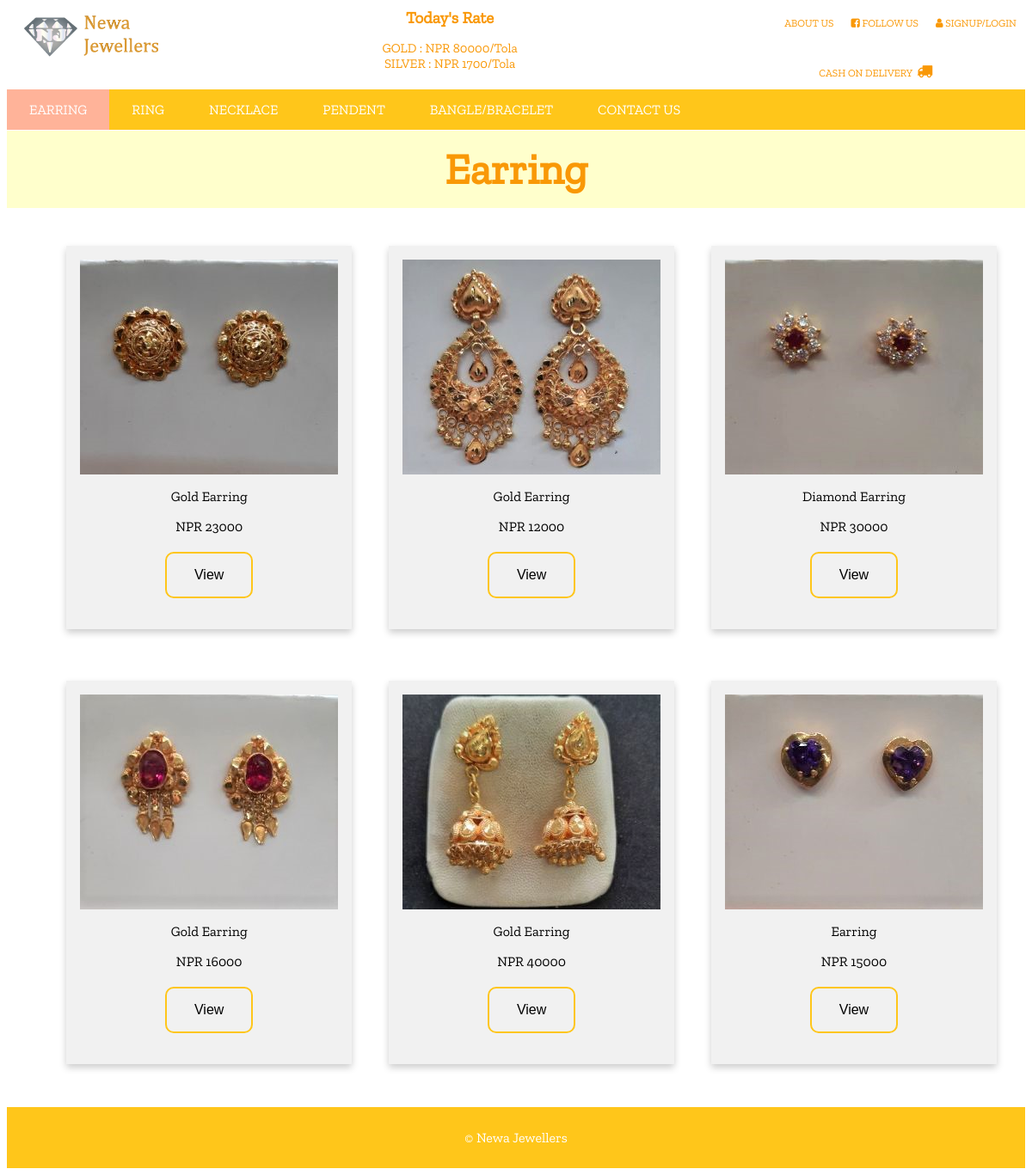
Screenshot of /earring.php with the database file from the repository.
### tables this page shows
CREATE TABLE `rate` (
  `ID` int(5) NOT NULL,
  `ELEMENTS` varchar(50) NOT NULL,
  `RATE` int(20) NOT NULL
);

CREATE TABLE `earring` (
  `Id` int(255) NOT NULL,
  `Image` varchar(255) NOT NULL,
  `Name` varchar(255) NOT NULL,
  `Price` float NOT NULL,
  `Details` varchar(10000) NOT NULL
);

### earring.php (the view, shortened to what this page needs)
<link rel="stylesheet" type="text/css" href="card.css">
<?php
  $page='earring';
  include 'upperPartNavbar.php';
?>
<h1 class="heading">Earring</h1>
   <div class="row">
<?php
$con=mysqli_connect('localhost','root');
mysqli_select_db($con, 'product');
$query="SELECT `Id`,`Image`, `Name`, `Price`,`Details` FROM `earring` ORDER BY id ASC ";
$queryfire=mysqli_query($con, $query);
$num=mysqli_num_rows($queryfire);
if ($num>0) {
	while ($product1=mysqli_fetch_array($queryfire)) {
		?>
		<form action="" method="post">
	     <div class="column">
			<div class="card">
        <div class="card-body">
        	<img src="<?php echo
        	 $product1['Image'];?>" alt="earring" width="300px" height="250px">
           <p class="text">
        	 <?php
        	echo $product1['Name'];
        	?>
            </p>
            <p class="text">
        	 <?php
        	echo "NPR"."&nbsp" .$product1['Price'];
        	?>
            </p>
            <p class="text">
        	  <button type="submit" class="view4"> <a href="eview.php?ab=<?php echo $product1['Image'] ?>">View</a></button>
            </p>
        </div>
       </div>
       </div>
        </form>
		<?php
	}
}
?>
</div>
 <?php
  include 'footer.php';
?>

### upperPartNavbar.php (shortened to what this page needs)
<?php
include_once 'includes/ratedb.php';
?>
<link rel="stylesheet" type="text/css" href="styleFE.css">
<link rel="stylesheet" type="text/css" href="https://stackpath.bootstrapcdn.com/font-awesome/4.7.0/css/font-awesome.min.css">
<div class="container">
<div class="left"><a href="index.php"><img src="Images/logo - Copy.png" id="logo"></a></div>
<div class="center"><h1 id="head">Today's Rate</h1>
	<p id="rateDisplay">
	<?php
      $sql="SELECT * FROM rate;";
      $result= mysqli_query($conn, $sql);
      $resultCheck= mysqli_num_rows($result);
      if ($resultCheck>0) {
      	while ($row= mysqli_fetch_assoc($result))
      	{
      	   echo $row['ELEMENTS']." ".": ";
      	   echo "NPR"."&nbsp".$row['RATE']."/Tola"."<br>";
      	}
       }
   ?>
 </p>
 </div>
 <div class="right">
 	<ul>
 	<li><a href="about.php">ABOUT US</a></li>
 	<li><a href="https://www.facebook.com/newajewellers/" target="_blank" rel="noopener noreferrer"><i class="fa fa-facebook-square" aria-hidden="true"></i> FOLLOW US</a></li>
 	<li><a href="checkLogin.php"><i class="fa fa-user" aria-hidden="true"></i> SIGNUP/LOGIN</a></li>
 	<br>
 	<br>
 	<br>
  <li>
    <p id="cash">CASH ON DELIVERY &nbsp;<i class="fa fa-truck" aria-hidden="true" style="font-size: 1.5em;"></i></p>
  </li>
</ul>
 </div>
</div>
<div id="navbar">
	<ul>
	<li class="<?php if($page=='earring'){echo 'active';}?>"><a href="earring.php">EARRING</a></li>
	<li class="<?php if($page=='ring'){echo 'active';}?>"><a href="ring.php">RING</a></li>
	<li class="<?php if($page=='necklace'){echo 'active';}?>"><a href="necklace.php">NECKLACE</a></li>
	<li class="<?php if($page=='pendent'){echo 'active';}?>"><a href="pendent.php">PENDENT</a></li>
	<li class="<?php if($page=='bangle'){echo 'active';}?>"><a href="bangle.php">BANGLE/BRACELET</a></li>
	<li class="<?php if($page=='contact'){echo 'active';}?>"><a href="contact.php">CONTACT US</a></li>
     </ul>
	</div>

### card.css (style rules this page uses)
* { box-sizing: border-box; }
.column { float: left; width: 33.33%; padding: 0 10px; margin-bottom: 50px; }
.row { margin-left: 5%; }
.row:after { content: ""; display: table; clear: both; }
.card { box-shadow: 0 4px 8px 0 rgba(0, 0, 0, 0.2); padding: 16px; float: left; display: flex; margin-top: 10px; text-align: center; background-color: #f1f1f1; }
.heading { text-align: center; font-size: 50px; margin-top: 1px; padding: 15px; color: #f99806; background:#ffffcc; }
.card-body button[type="submit"] { background-color: #f1f1f1; color: black; border: 2px solid #ffc61a; border-radius: 10px; padding: 16px 32px; text-align: center; text-decoration: none; display: inline-block; font-size: 16px; margin: 4px 2px; transition-duration: 0.4s; cursor: pointer; }
.card-body p button a { text-decoration: none; }
.card-body p button a:link { color: black; }

### styleFE.css (style rules this page uses)
#logo { margin-top: 10px; margin-left: 20px; }
.container { display: flex; }
.left { float: left; }
.center { display: inline-block; margin: 0 auto; color: #f99806; }
.right ul { font-size: 12px; list-style-type: none; }
.right li { color: #f99806; float: left; }
.right li a { padding:10px; text-decoration: none; color: #f99806; }
#cash { font-size: 15px; margin-left: 60px; }
#head { font-size: 19px; margin-top:1px; text-align: center; }
#rateDisplay { font-size: 15px; text-align: center; }
#navbar ul { list-style-type: none; margin: 0; padding: 0; overflow: hidden; background-color: #ffc61a; top: 0; }
#navbar li { float: left; }
#navbar li a { display: block; color: white; text-align: center; padding: 14px 26px; text-decoration: none; }
#navbar .active { background-color: #ffb399; }

### upperPartNavbar.php (style rules this page uses)
#cash { font-size: 12px; margin-left: 50px; }

### rows the page displays
rate: ELEMENTS "GOLD", RATE "80000"
rate: ELEMENTS "SILVER", RATE "1700"
earring: Image (picture), Name "Gold Earring", Price "23000"
earring: Image (picture), Name "Gold Earring", Price "12000"
earring: Image (picture), Name "Diamond Earring", Price "30000"
earring: Image (picture), Name "Gold Earring", Price "16000"
earring: Image (picture), Name "Gold Earring", Price "40000"
earring: Image (picture), Name "Earring", Price "15000"
